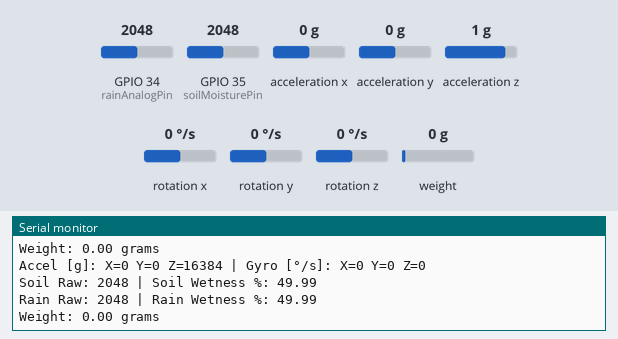
Bench run of a sketch on a simulated ESP32. On the bench: the last lines printed to the serial monitor. The test bench sets the inputs (shaded band); at power-on: acceleration x 0 g, weight on the scale 0 g, GPIO 34 (rainAnalogPin) = 2048, GPIO 35 (soilMoisturePin) = 2048, acceleration y 0 g, acceleration z 1 g, rotation x 0 °/s, rotation y 0 °/s, rotation z 0 °/s. WiFi joins after 1.5 s; servers stay silent unless stated.

Above: at 5.1 s.
5.2 s: acceleration x set to -1.4 g
At 5.25 s:
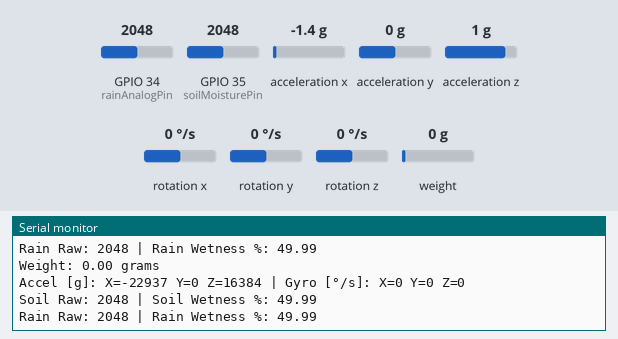
6.7 s: weight on the scale set to 100 g
At 6.7 s:
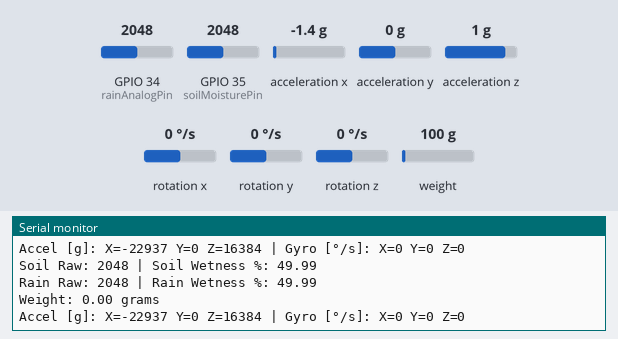
8.2 s: GPIO 34 (rainAnalogPin) set to 2866
At 8.27 s:
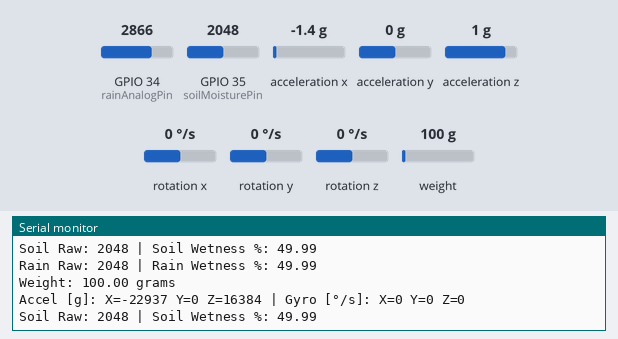
9.7 s: GPIO 35 (soilMoisturePin) set to 2866
At 11.1 s:
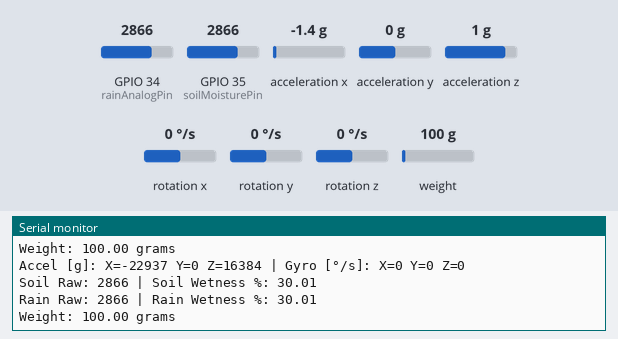
12.7 s: acceleration y set to -1.4 g
At 12.76 s:
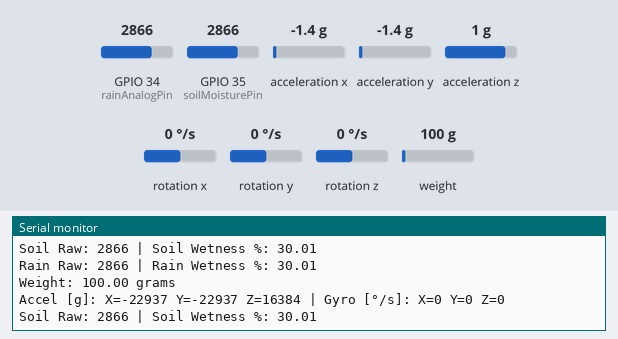
14.2 s: acceleration z set to -1.4 g
At 14.34 s:
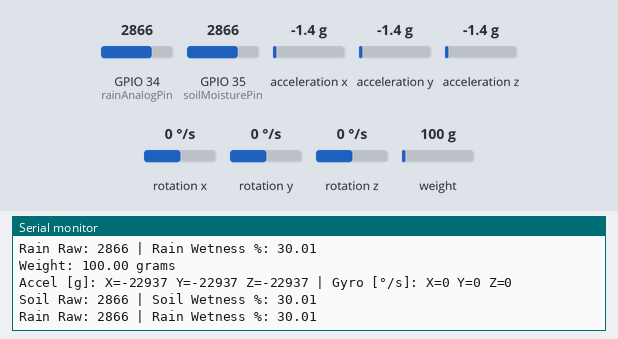

The sketch:

landslide_detector_code.ino
```cpp
/*#include <Wire.h>
#include <MPU6050.h>
#include <WiFi.h>
#include <FirebaseESP32.h>

// Wi-Fi credentials
#define WIFI_SSID "Redmi Note 10S"
#define WIFI_PASSWORD "Rash.1111"

// Firebase credentials
#define API_KEY "AIzaSyAHdpgz7C0fVBMuzXiJqQD9cd3j3eZAB6A"
#define DATABASE_URL "https://nodemcutest-226ac-default-rtdb.asia-southeast1.firebasedatabase.app"
#define USER_EMAIL "rashinprashastha2002@gmail.com"
#define USER_PASSWORD "Rashin.1212"

// Firebase and MPU6050 setup
FirebaseData fbdo;
FirebaseAuth auth;
FirebaseConfig config;
MPU6050 mpu;

// Sensor pins
const int soilMoisturePin = 35; // GPIO35 (A0)
const int rainAnalogPin = 34;   // GPIO34 (A1)

// Timing
unsigned long lastSendTime = 0;
const unsigned long interval = 10000; // 10 seconds

void setup() {
  Serial.begin(115200);
  Wire.begin();

  // Initialize MPU6050
  mpu.initialize();
  if (!mpu.testConnection()) {
    Serial.println("MPU6050 connection failed");
    while (1);
  } else {
    Serial.println("MPU6050 connected successfully");
  }

  // Connect to Wi-Fi
  WiFi.begin(WIFI_SSID, WIFI_PASSWORD);
  Serial.print("Connecting to Wi-Fi");
  while (WiFi.status() != WL_CONNECTED) {
    Serial.print(".");
    delay(500);
  }
  Serial.println("\nConnected to Wi-Fi");

  // Firebase config
  config.api_key = API_KEY;
  auth.user.email = USER_EMAIL;
  auth.user.password = USER_PASSWORD;
  config.database_url = DATABASE_URL;

  Firebase.begin(&config, &auth);
  Firebase.reconnectWiFi(true);

  Serial.println("Firebase initialized");
}

void loop() {
  // MPU6050 values
  int16_t ax, ay, az;
  int16_t gx, gy, gz;
  mpu.getAcceleration(&ax, &ay, &az);
  mpu.getRotation(&gx, &gy, &gz);

  Serial.print("Accel [g]: X="); Serial.print(ax);
  Serial.print(" Y="); Serial.print(ay);
  Serial.print(" Z="); Serial.print(az);
  Serial.print(" | Gyro [°/s]: X="); Serial.print(gx);
  Serial.print(" Y="); Serial.print(gy);
  Serial.print(" Z="); Serial.println(gz);

  // Soil Moisture
  int soilRaw = analogRead(soilMoisturePin);
  float soilWetness = ((4095.0 - soilRaw) / 4095.0) * 100.0;
  soilWetness = constrain(soilWetness, 0, 100);

  Serial.print("Soil Raw: "); Serial.print(soilRaw);
  Serial.print(" | Soil Wetness %: "); Serial.println(soilWetness);

  // Rainfall Sensor
  int rainRaw = analogRead(rainAnalogPin);
  float rainWetness = ((4095.0 - rainRaw) / 4095.0) * 100.0;
  rainWetness = constrain(rainWetness, 0, 100);

  Serial.print("Rain Raw: "); Serial.print(rainRaw);
  Serial.print(" | Rain Wetness %: "); Serial.println(rainWetness);

  // Send to Firebase every 10 seconds
  if (millis() - lastSendTime >= interval) {
    lastSendTime = millis();

    // MPU6050
    Firebase.setInt(fbdo, "/mpu6050/accel/x", ax);
    Firebase.setInt(fbdo, "/mpu6050/accel/y", ay);
    Firebase.setInt(fbdo, "/mpu6050/accel/z", az);
    Firebase.setInt(fbdo, "/mpu6050/gyro/x", gx);
    Firebase.setInt(fbdo, "/mpu6050/gyro/y", gy);
    Firebase.setInt(fbdo, "/mpu6050/gyro/z", gz);

    // Soil Moisture
    Firebase.setFloat(fbdo, "/soilMoisture/wetnessPercent", soilWetness);

    // Rain Sensor
    Firebase.setFloat(fbdo, "/rainSensor/wetnessPercent", rainWetness);

    // Feedback
    if (fbdo.httpCode() == 200) {
      Serial.println("All sensor data uploaded successfully");
    } else {
      Serial.printf("Firebase upload failed: %s\n", fbdo.errorReason().c_str());
    }
  }

  delay(100); // For serial stability
}*/


#include <Wire.h>
#include <MPU6050.h>
#include <WiFi.h>
#include <FirebaseESP32.h>
#include <HX711_ADC.h>  // For Load Cell (HX711)

// Wi-Fi credentials
#define WIFI_SSID "Redmi Note 10S"
#define WIFI_PASSWORD "Rash.1111"

// Firebase credentials
#define API_KEY "AIzaSyAHdpgz7C0fVBMuzXiJqQD9cd3j3eZAB6A"
#define DATABASE_URL "https://nodemcutest-226ac-default-rtdb.asia-southeast1.firebasedatabase.app"
#define USER_EMAIL "rashinprashastha2002@gmail.com"
#define USER_PASSWORD "Rashin.1212"

// Firebase objects
FirebaseData fbdo;
FirebaseAuth auth;
FirebaseConfig config;

// MPU6050 object
MPU6050 mpu;

// Sensor pins
const int soilMoisturePin = 35; // GPIO35
const int rainAnalogPin = 34;   // GPIO34

// HX711 pins: DT = GPIO19, SCK = GPIO18
HX711_ADC LoadCell(19, 18);

// Timing
unsigned long lastSendTime = 0;
const unsigned long interval = 10000; // 10 seconds

void setup() {
  Serial.begin(115200);
  Wire.begin(23, 22);

  // MPU6050 initialization
  mpu.initialize();
  if (!mpu.testConnection()) {
    Serial.println("MPU6050 connection failed");
    while (1);
  } else {
    Serial.println("MPU6050 connected successfully");
  }

  // Wi-Fi connection
  WiFi.begin(WIFI_SSID, WIFI_PASSWORD);
  Serial.print("Connecting to Wi-Fi");
  while (WiFi.status() != WL_CONNECTED) {
    Serial.print(".");
    delay(500);
  }
  Serial.println("\nConnected to Wi-Fi");

  // Firebase initialization
  config.api_key = API_KEY;
  config.database_url = DATABASE_URL;
  auth.user.email = USER_EMAIL;
  auth.user.password = USER_PASSWORD;

  Firebase.begin(&config, &auth);
  Firebase.reconnectWiFi(true);
  Serial.println("Firebase initialized");

  // HX711 Load Cell initialization
  LoadCell.begin();
  LoadCell.start(2000);  // 2-second delay to tare
  if (LoadCell.getTareTimeoutFlag()) {
    Serial.println("Tare timeout. Check HX711 wiring!");
    while (1);
  }
  LoadCell.setCalFactor(1000.0); // Calibration factor (adjust for 1kg load cell)
  Serial.println("HX711 initialized.");
}

void loop() {
  // MPU6050 reading
  int16_t ax, ay, az;
  int16_t gx, gy, gz;
  mpu.getAcceleration(&ax, &ay, &az);
  mpu.getRotation(&gx, &gy, &gz);

  Serial.print("Accel [g]: X="); Serial.print(ax);
  Serial.print(" Y="); Serial.print(ay);
  Serial.print(" Z="); Serial.print(az);
  Serial.print(" | Gyro [°/s]: X="); Serial.print(gx);
  Serial.print(" Y="); Serial.print(gy);
  Serial.print(" Z="); Serial.println(gz);

  // Soil moisture reading
  int soilRaw = analogRead(soilMoisturePin);
  float soilWetness = ((4095.0 - soilRaw) / 4095.0) * 100.0;
  soilWetness = constrain(soilWetness, 0, 100);
  Serial.print("Soil Raw: "); Serial.print(soilRaw);
  Serial.print(" | Soil Wetness %: "); Serial.println(soilWetness);

  // Rain sensor reading
  int rainRaw = analogRead(rainAnalogPin);
  float rainWetness = ((4095.0 - rainRaw) / 4095.0) * 100.0;
  rainWetness = constrain(rainWetness, 0, 100);
  Serial.print("Rain Raw: "); Serial.print(rainRaw);
  Serial.print(" | Rain Wetness %: "); Serial.println(rainWetness);

  // HX711 load cell reading
  LoadCell.update();
  float weight = LoadCell.getData();
  Serial.print("Weight: ");
  Serial.print(weight, 2);
  Serial.println(" grams");

  // Upload every 10 seconds
  if (millis() - lastSendTime >= interval) {
    lastSendTime = millis();

    // Upload MPU6050 data
    Firebase.setInt(fbdo, "/mpu6050/accel/x", ax);
    Firebase.setInt(fbdo, "/mpu6050/accel/y", ay);
    Firebase.setInt(fbdo, "/mpu6050/accel/z", az);
    Firebase.setInt(fbdo, "/mpu6050/gyro/x", gx);
    Firebase.setInt(fbdo, "/mpu6050/gyro/y", gy);
    Firebase.setInt(fbdo, "/mpu6050/gyro/z", gz);

    // Upload Soil Moisture
    Firebase.setFloat(fbdo, "/soilMoisture/wetnessPercent", soilWetness);

    // Upload Rainfall
    Firebase.setFloat(fbdo, "/rainSensor/wetnessPercent", rainWetness);

    // Upload Load Cell Weight
    Firebase.setFloat(fbdo, "/loadCell/weight", weight);

    // Upload status
    if (fbdo.httpCode() == 200) {
      Serial.println("All sensor data uploaded successfully");
    } else {
      Serial.printf("Firebase upload failed: %s\n", fbdo.errorReason().c_str());
    }
  }

  delay(100); // Serial stability
}
```

Measured:
- after the input at 5.2 s, the serial monitor: prints a new line at once (image 1)
- after the input at 9.7 s, the serial monitor: prints a new line at once (image 4)
- after the input at 12.7 s, the serial monitor: prints a new line after 0.06 s (image 5)
- after the input at 14.2 s, the serial monitor: prints a new line at once (image 6)
